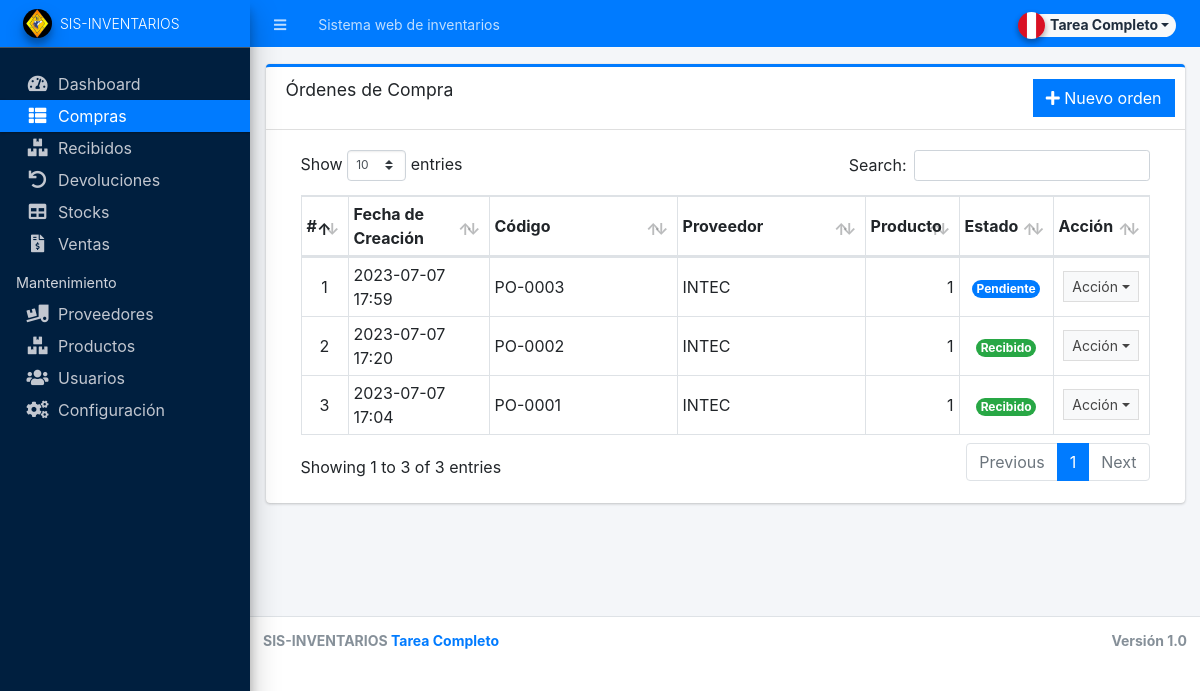
Page /admin/?page=purchase_order (signed in) on the committed database.
### tables this page shows
CREATE TABLE `purchase_order_list` (
  `id` int(30) NOT NULL,
  `po_code` varchar(50) NOT NULL,
  `supplier_id` int(30) NOT NULL,
  `amount` float NOT NULL,
  `discount_perc` float NOT NULL DEFAULT 0,
  `discount` float NOT NULL DEFAULT 0,
  `tax_perc` float NOT NULL DEFAULT 0,
  `tax` float NOT NULL DEFAULT 0,
  `remarks` text NOT NULL,
  `status` tinyint(4) NOT NULL DEFAULT 0 COMMENT '0 = pending, 1 = partially received, 2 =received',
  `date_created` datetime NOT NULL DEFAULT current_timestamp(),
  `date_updated` datetime NOT NULL DEFAULT current_timestamp() ON UPDATE current_timestamp()
);

CREATE TABLE `supplier_list` (
  `id` int(30) NOT NULL,
  `name` text NOT NULL,
  `address` text NOT NULL,
  `cperson` text NOT NULL,
  `contact` text NOT NULL,
  `status` tinyint(1) NOT NULL DEFAULT 1,
  `date_created` datetime NOT NULL DEFAULT current_timestamp(),
  `date_updated` datetime NOT NULL DEFAULT current_timestamp() ON UPDATE current_timestamp()
);

### admin/purchase_order/index.php (the view, shortened to what this page needs)
<div class="card card-outline card-primary">
    <div class="card-header">
        <h3 class="card-title">Órdenes de Compra</h3>
        <div class="card-tools">
            <a href="<?php echo base_url ?>admin/?page=purchase_order/manage_po" class="btn btn-flat btn-primary"><span class="fas fa-plus"></span> Nuevo orden</a>
        </div>
    </div>
    <div class="card-body">
        <div class="container-fluid">
            <div class="container-fluid">
                <table class="table table-bordered table-stripped">
                    <colgroup>
                        <col width="5%">
                        <col width="15%">
                        <col width="20%">
                        <col width="20%">
                        <col width="10%">
                        <col width="10%">
                        <col width="10%">
                    </colgroup>
                    <thead>
                        <tr>
                            <th>#</th>
                            <th>Fecha de Creación</th>
                            <th>Código</th>
                            <th>Proveedor</th>
                            <th>Producto</th>
                            <th>Estado</th>
                            <th>Acción</th>
                        </tr>
                    </thead>
                    <tbody>
                        <?php
                        $i = 1;
                        $qry = $conn->query("SELECT p.*, s.name as supplier FROM `purchase_order_list` p inner join supplier_list s on p.supplier_id = s.id order by p.`date_created` desc");
                        while ($row = $qry->fetch_assoc()) :
                            $row['items'] = $conn->query("SELECT count(item_id) as `items` FROM `po_items` where po_id = '{$row['id']}' ")->fetch_assoc()['items'];
                        ?>
                            <tr>
                                <td class="text-center"><?php echo $i++; ?></td>
                                <td><?php echo date("Y-m-d H:i", strtotime($row['date_created'])) ?></td>
                                <td><?php echo $row['po_code'] ?></td>
                                <td><?php echo $row['supplier'] ?></td>
                                <td class="text-right"><?php echo number_format($row['items']) ?></td>
                                <td class="text-center">
                                    <?php if ($row['status'] == 0) : ?>
                                        <span class="badge badge-primary rounded-pill">Pendiente</span>
                                    <?php elseif ($row['status'] == 1) : ?>
                                        <span class="badge badge-warning rounded-pill">Recibimiento Parcial</span>
                                    <?php elseif ($row['status'] == 2) : ?>
                                        <span class="badge badge-success rounded-pill">Recibido</span>
                                    <?php else : ?>
                                        <span class="badge badge-danger rounded-pill">N/A</span>
                                    <?php endif; ?>
                                </td>
                                <td align="center">
                                    <button type="button" class="btn btn-flat btn-default btn-sm dropdown-toggle dropdown-icon" data-toggle="dropdown">
                                        Acción
                                    </button>
                                </td>
                            </tr>
                        <?php endwhile; ?>
                    </tbody>
                </table>
            </div>
        </div>
    </div>
</div>

### rows in the picture
purchase_order_list: date_created "2023-07-07 17:59", po_code "PO-0003", supplier.name "INTEC", items "1", status "Pendiente"
purchase_order_list: date_created "2023-07-07 17:20", po_code "PO-0002", supplier.name "INTEC", items "1", status "Recibido"
purchase_order_list: date_created "2023-07-07 17:04", po_code "PO-0001", supplier.name "INTEC", discount_perc "1", status "Recibido"

### other values in the picture
$_settings->info('name') "Sistema web de inventarios"
$_settings->info('short_name') "SIS-INVENTARIOS"
